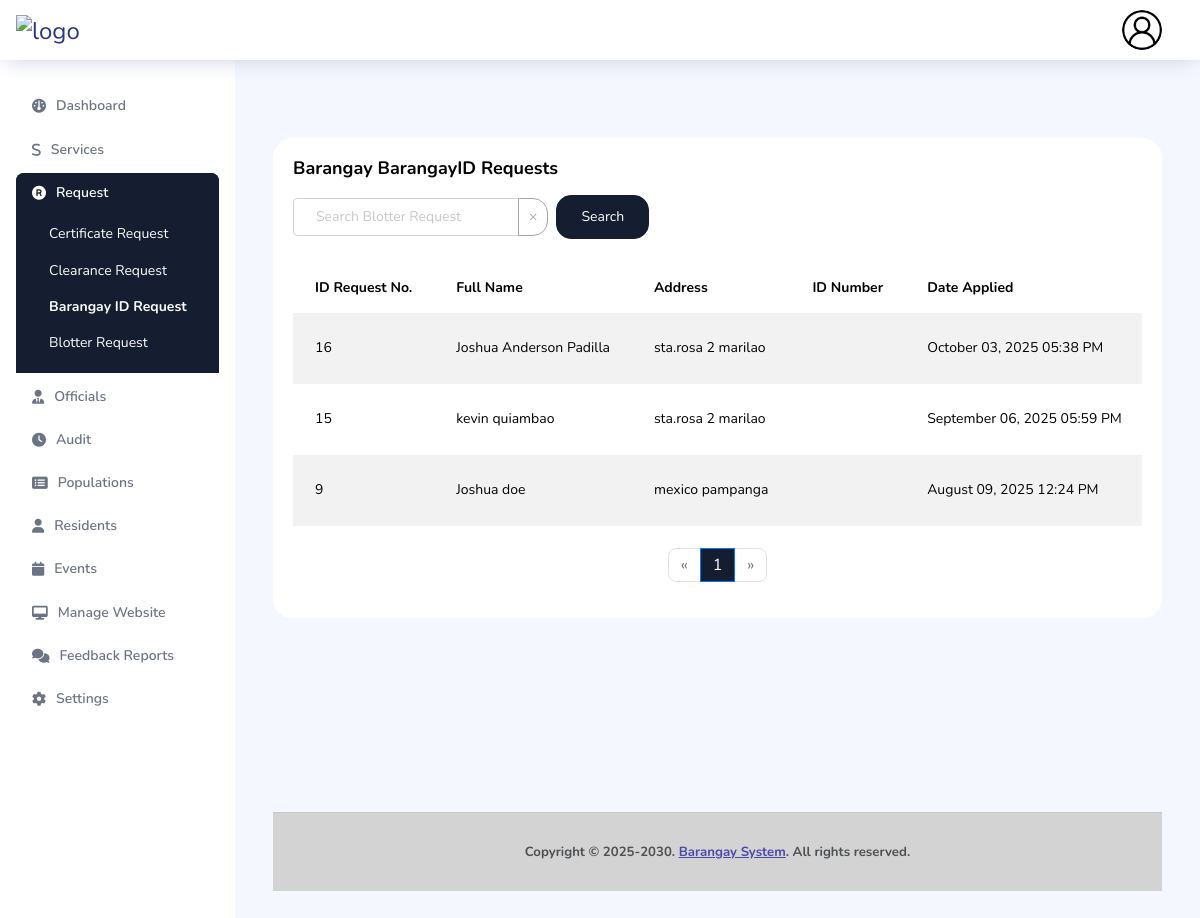
Page /admin/barangayid.php (signed in) on the committed database.
### tables this page shows
CREATE TABLE `tbl_bid` (
  `BID_id` int(11) NOT NULL,
  `res_id` int(11) NOT NULL,
  `user_id` varchar(255) NOT NULL,
  `remarks` text NOT NULL,
  `last_name` varchar(255) NOT NULL,
  `first_name` varchar(255) NOT NULL,
  `middle_name` varchar(255) NOT NULL,
  `suffix` varchar(20) NOT NULL,
  `address` text NOT NULL,
  `civilStatus` varchar(50) NOT NULL,
  `ID_No` varchar(20) NOT NULL,
  `precinctNumber` varchar(20) DEFAULT NULL,
  `bloodType` varchar(5) DEFAULT NULL,
  `birthday` date NOT NULL,
  `birthplace` varchar(100) NOT NULL,
  `height` decimal(5,2) DEFAULT NULL,
  `weight` decimal(5,2) DEFAULT NULL,
  `status` varchar(20) NOT NULL,
  `SSSGSIS_Number` varchar(20) DEFAULT NULL,
  `TIN_number` varchar(15) DEFAULT NULL,
  `document_path` varchar(255) DEFAULT NULL,
  `dateApplied` datetime NOT NULL DEFAULT current_timestamp(),
  `dateIssued` date DEFAULT NULL,
  `dateExpiration` date DEFAULT NULL,
  `personTwoName` varchar(100) DEFAULT NULL,
  `personTwoAddress` varchar(255) DEFAULT NULL,
  `personTwoContactInfo` varchar(50) DEFAULT NULL,
  `created_at` timestamp NOT NULL DEFAULT current_timestamp() ON UPDATE current_timestamp()
);

CREATE TABLE `tbl_residents` (
  `res_id` int(11) NOT NULL,
  `user_id` varchar(50) DEFAULT NULL,
  `household_id` int(11) NOT NULL,
  `first_name` varchar(100) NOT NULL,
  `middle_name` varchar(100) DEFAULT NULL,
  `last_name` varchar(100) NOT NULL,
  `birthday` date NOT NULL,
  `birthplace` varchar(100) NOT NULL,
  `civilStatus` enum('Single','Married','Widowed','Divorced','Separated') NOT NULL,
  `mobile` varchar(20) DEFAULT NULL,
  `gender` enum('Male','Female','Other') NOT NULL,
  `address` text NOT NULL,
  `precinctNumber` varchar(50) DEFAULT NULL,
  `residentStatus` varchar(20) NOT NULL,
  `voterStatus` enum('Active','Inactive','Not Registered','Registered') DEFAULT 'Not Registered',
  `bloodType` enum('A+','A-','B+','B-','AB+','AB-','O+','O-','Unknown') DEFAULT 'Unknown',
  `height` decimal(5,2) DEFAULT NULL,
  `weight` decimal(5,2) DEFAULT NULL,
  `typeOfID` varchar(100) DEFAULT NULL,
  `IDNumber` varchar(100) DEFAULT NULL,
  `SSSGSIS_Number` varchar(20) DEFAULT NULL,
  `TIN_number` varchar(15) DEFAULT NULL,
  `barangay_number` varchar(20) DEFAULT NULL,
  `is_senior` enum('Yes','No') DEFAULT 'No',
  `is_pwd` enum('Yes','No') DEFAULT 'No',
  `is_4ps_member` enum('Yes','No') DEFAULT 'No',
  `suffix` varchar(20) DEFAULT NULL,
  `is_household_head` varchar(60) DEFAULT NULL,
  `household_head_name` varchar(255) DEFAULT NULL,
  `relationship_to_head` varchar(100) DEFAULT NULL,
  `senior_document` varchar(255) DEFAULT NULL,
  `pwd_document` varchar(255) DEFAULT NULL,
  `is_registered_voter` enum('Yes','No') DEFAULT 'No',
  `voter_document` varchar(255) DEFAULT NULL,
  `proof_of_residency_document` varchar(255) DEFAULT NULL,
  `residency_tenure` enum('Temporary','Permanent') DEFAULT NULL,
  `occupation` varchar(100) DEFAULT NULL,
  `email` varchar(150) DEFAULT NULL,
  `image` varchar(255) DEFAULT NULL,
  `created_at` timestamp NOT NULL DEFAULT current_timestamp(),
  `updated_at` timestamp NOT NULL DEFAULT current_timestamp() ON UPDATE current_timestamp(),
  `is_logged_in` int(11) NOT NULL,
  `is_logged_in_time` datetime DEFAULT NULL
);

### admin/barangayid.php (the view, shortened to what the rows shown need)
<!DOCTYPE html>
<html lang="en">
<head>
    <link rel="stylesheet" href="../dist/assets/vendors/feather/feather.css">
    <link rel="stylesheet" href="../dist/assets/vendors/ti-icons/css/themify-icons.css">
    <link rel="stylesheet" href="../dist/assets/vendors/css/vendor.bundle.base.css">
    <link rel="stylesheet" href="../dist/assets/vendors/font-awesome/css/font-awesome.min.css">
    <link rel="stylesheet" href="../dist/assets/vendors/mdi/css/materialdesignicons.min.css">
    <link rel="stylesheet" href="https://cdnjs.cloudflare.com/ajax/libs/font-awesome/6.6.0/css/all.min.css"
 />
    <link rel="stylesheet" href="https://cdn.datatables.net/1.10.21/css/jquery.dataTables.min.css">
    <link rel="stylesheet" href="../dist/assets/vendors/ti-icons/css/themify-icons.css">
    <link rel="stylesheet" type="text/css" href="../dist/assets/js/select.dataTables.min.css">
    <link href="https://stackpath.bootstrapcdn.com/bootstrap/4.5.2/css/bootstrap.min.css" rel="stylesheet">
    <link rel="stylesheet" href="../dist/assets/css/style.css">
</head>
<body>
    <div class="container-fluid page-body-wrapper">
        <div class="main-panel">
            <div class="content-wrapper">
                <?php
                include '../connection/config.php';
                $page = $_GET['page'] ?? 1;
                $limit = 10;
                $offset = ($page - 1) * $limit;
                $where_conditions = [];
                $params = [];
                $types = "";
                $where_clause = !empty($where_conditions) ? implode(" AND ", $where_conditions) : "1=1";
                $sql = "SELECT c.*,u.*
        FROM tbl_bid c
        left join tbl_residents u on c.user_id = u.user_id
        WHERE $where_clause
        ORDER BY c.created_at DESC
        LIMIT ? OFFSET ?";
                $params[] = $limit;
                $params[] = $offset;
                $types .= "ii";
                $stmt = $conn->prepare($sql);
                if (!empty($params)) {
                    $stmt->bind_param($types, ...$params);
                }
                $stmt->execute();
                $result = $stmt->get_result();
                ?>
                <div class="row">
                    <div class="col-md-12 grid-margin stretch-card">
                        <div class="card">
                            <div class="card-body">
                                <div class="table-responsive">
                                    <table class="table table-striped table-borderless" style="width:100%">
                                        <thead>
                                            <tr>
                                                <th>ID Request No.</th>
                                                <th>Full Name</th>
                                                <th>Address</th>
                                                <th>ID Number</th>
                                                <th>Date Applied</th>
                                            </tr>
                                        </thead>
                                        <tbody>
                                            <?php if ($result->num_rows > 0): ?>
                                                <?php while ($row = $result->fetch_assoc()): ?>
                                                    <tr>
                                                        <td><?php echo htmlspecialchars($row['BID_id']); ?></td>
                                                        <td><?php echo htmlspecialchars($row['first_name'] . ' ' . $row['last_name']); ?></td>
                                                        <td><?php echo htmlspecialchars($row['address']); ?></td>
                                                        <td><?php echo htmlspecialchars($row['ID_No']); ?></td>
                                                        <td><?php echo date('F d, Y h:i A', strtotime($row['dateApplied'])); ?></td>
                                                    </tr>
                                                <?php endwhile; ?>
                                            <?php else: ?>
                                                <tr>
                                                    <td colspan="9" class="text-center">No request found</td>
                                                </tr>
                                            <?php endif; ?>
                                        </tbody>
                                    </table>
                                </div>
                                <br>
                            </div>
                        </div>
                    </div>
                </div>
                <br><br><br><br><br><br><br>
            </div>
        </div>
    </div>
</body>
</html>

### rows in the picture
tbl_bid: BID_id "16", res.last_name "Joshua Anderson Padilla", res.address "sta.rosa 2 marilao", dateApplied "October 03, 2025 05:38 PM"
tbl_bid: BID_id "15", tbl_residents.first_name+last_name "kevin quiambao", tbl_residents.address "sta.rosa 2 marilao", dateApplied "September 06, 2025 05:59 PM"
tbl_bid: BID_id "9", tbl_residents.first_name+last_name "Joshua doe", tbl_residents.address "mexico pampanga", dateApplied "August 09, 2025 12:24 PM"
